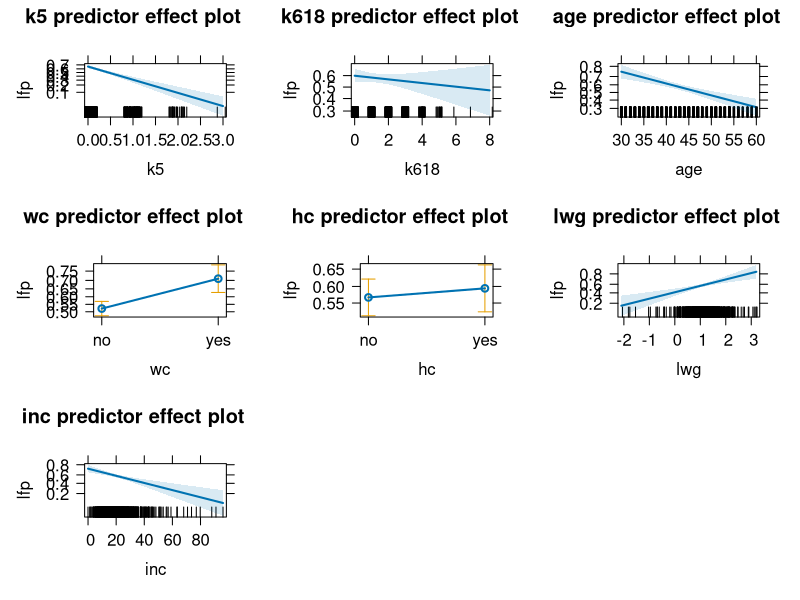

The R script that drew this image:
# Packages ----------------------------------------------------------------

library(carData)
library(car)
library(effects)


# Data --------------------------------------------------------------------

data("Mroz")
?Mroz


# Logistic Regression Fit -------------------------------------------------

fit <-
        glm(
                data = Mroz,
                formula = lfp ~ .,
                family = "binomial" (link = logit)
        )

sumfit <-
        S(fit)


# Plotting Predictor Effects ----------------------------------------------

plot(predictorEffects(fit))
